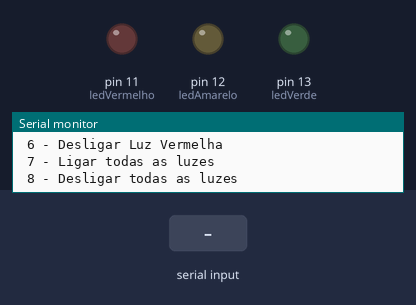
Simulated run of this sketch. Board: Arduino Uno, built with avr-gcc and run on an emulated ATmega328P. Parts: output pins drawn as LEDs (lit = HIGH), the last lines printed to the serial monitor. The test bench sets the inputs (shaded band).

Above: at 1.2 s.
1.3 s: "1\n" received over Serial
At 1.6 s:
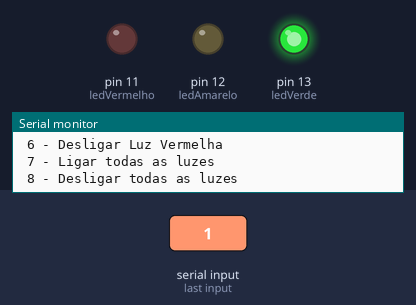
2.8 s: "3\n" received over Serial
At 3.9 s:
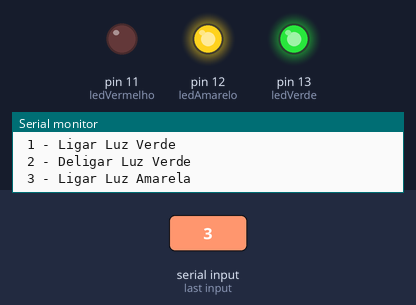
4.3 s: "2\n" received over Serial
At 5.1 s:
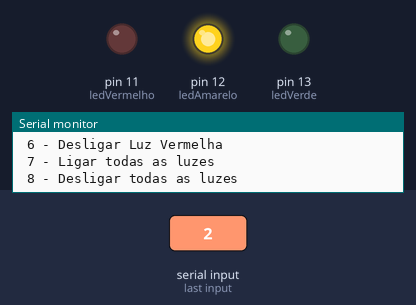
5.8 s: "5\n" received over Serial
At 6.2 s:
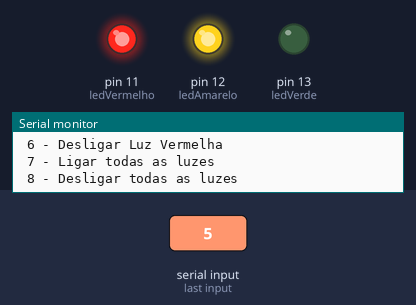
7.3 s: "4\n" received over Serial
At 8.5 s:
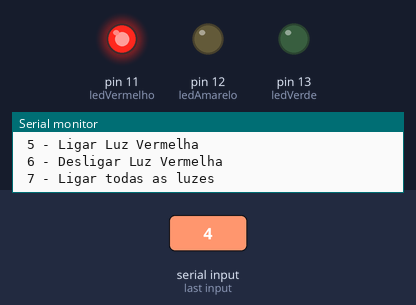
8.8 s: "1\n" received over Serial
At 9.7 s:
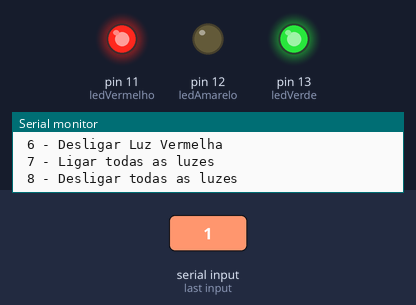
Timing chart, 0 to 11.3 s (numbered marks = the images above; inputs shaded):
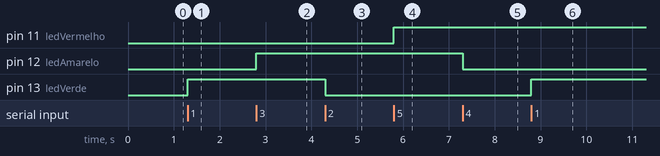

The sketch:

acende_leds_com_menu1.ino
```cpp
// C++ code
//
int ledVermelho = 11;
int ledVerde = 13;
int ledAmarelo = 12;
int escolha;

void setup()
{
  Serial.begin(9600);
  pinMode(ledVerde, OUTPUT);
  pinMode(ledAmarelo, OUTPUT);
  pinMode(ledVermelho, OUTPUT);
}

void loop()
{
  do
  {
    Serial.println("Oque voce deseja fazer?");
    Serial.println();
    Serial.println(" 1 - Ligar Luz Verde ");
    Serial.println(" 2 - Deligar Luz Verde ");
    Serial.println(" 3 - Ligar Luz Amarela ");
    Serial.println(" 4 - Desligar Luz Amarela ");
    Serial.println(" 5 - Ligar Luz Vermelha ");
    Serial.println(" 6 - Desligar Luz Vermelha ");
    Serial.println(" 7 - Ligar todas as luzes ");
    Serial.println(" 8 - Desligar todas as luzes ");
    while( ! Serial.available() ){}
    escolha = Serial.parseInt();

    switch( escolha )
    {
     case 1:
      digitalWrite(ledVerde, HIGH);
      delay(1000); // Wait for 1000 millisecond(s)
     break;

     case 2:
      digitalWrite(ledVerde, LOW);
      delay(1000); // Wait for 1000 millisecond(s)
     break;

     case 3:
      digitalWrite(ledAmarelo, HIGH);
      delay(1000); // Wait for 1000 millisecond(s)
     break;

     case 4:
      digitalWrite(ledAmarelo, LOW);
      delay(1000); // Wait for 1000 millisecond(s)
     break;

     case 5:
      digitalWrite(ledVermelho, HIGH);
      delay(1000); // Wait for 1000 millisecond(s)
     break;

     case 6:
      digitalWrite(ledVermelho, LOW);
      delay(1000); // Wait for 1000 millisecond(s)
     break;

     case 7:
      digitalWrite(ledVerde, HIGH);
      delay(1000); // Wait for 1000 millisecond(s)
      digitalWrite(ledAmarelo, HIGH);
      delay(1000); // Wait for 1000 millisecond(s)
      digitalWrite(ledVermelho, HIGH);
      delay(1000); // Wait for 1000 millisecond(s)
     break;

     case 8:
      digitalWrite(ledVerde, LOW);
      delay(1000); // Wait for 1000 millisecond(s)
      digitalWrite(ledAmarelo, LOW);
      delay(1000); // Wait for 1000 millisecond(s)
      digitalWrite(ledVermelho, LOW);
      delay(1000); // Wait for 1000 millisecond(s)
     break;

      default:
      Serial.println("Escolha inexistente!!! Escolha uma opcao de 1 a 6");
    }

  }
  while( escolha <= 8 );
    delay(3000);

}

  
```

Measured:
- after the input at 1.3 s, pin 13 (ledVerde): LOW → HIGH at once
- after the input at 2.8 s, pin 12 (ledAmarelo): LOW → HIGH at once
- after the input at 4.3 s, pin 13 (ledVerde): HIGH → LOW at once
- after the input at 5.8 s, pin 11 (ledVermelho): LOW → HIGH at once
- after the input at 7.3 s, pin 12 (ledAmarelo): HIGH → LOW at once
- after the input at 8.8 s, pin 13 (ledVerde): LOW → HIGH at once
